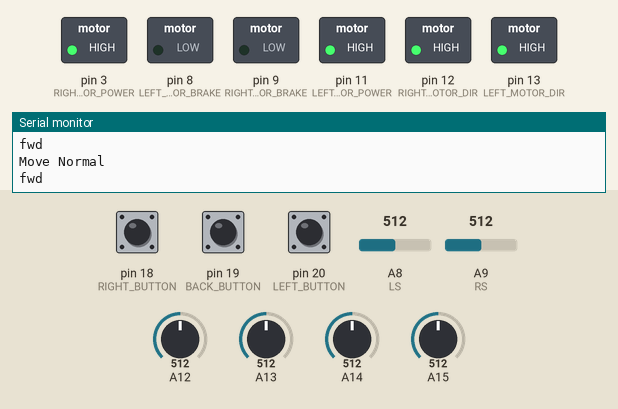
Recording of a sketch running on a simulated Arduino Mega 2560, built with avr-gcc and run on an emulated ATmega2560. Shown: switched loads named in the sketch (green lamp = pin HIGH), the last lines printed to the serial monitor. The test bench sets the inputs (shaded band); at power-on: A12 = 512, A8 (LS) = 512, A9 (RS) = 512, pin 18 (RIGHT_BUTTON) LOW, pin 19 (BACK_BUTTON) LOW, pin 20 (LEFT_BUTTON) LOW, A13 = 512, A14 = 512, A15 = 512.

Above: at 1.2 s.
1.3 s: A12 set to 450
2.8 s: A12 set to 433
At 4.2 s:
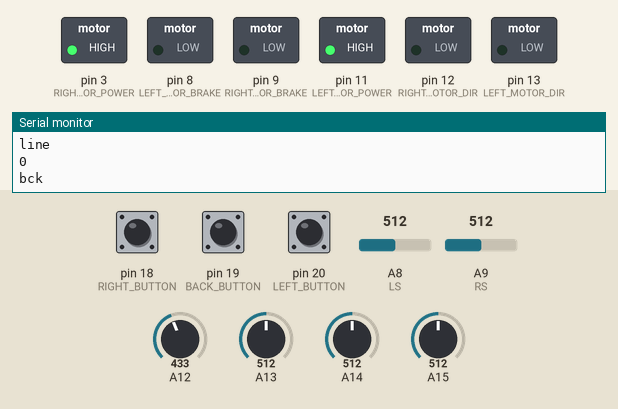
4.5 s: A12 set to 610
At 5.7 s:
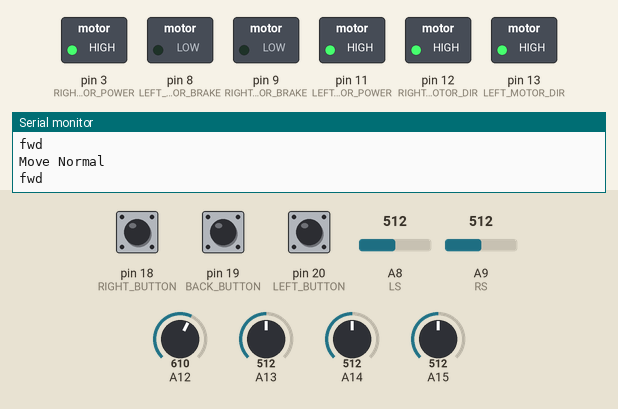
6.0 s: A8 (LS) set to 190
9.0 s: A8 (LS) set to 166
At 10.2 s:
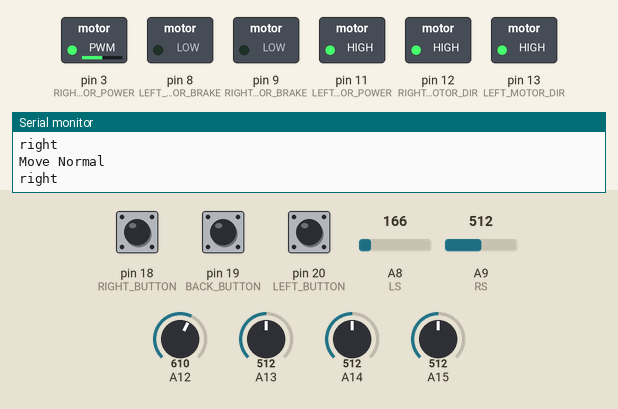
10.5 s: A9 (RS) set to 100
At 12.0 s:
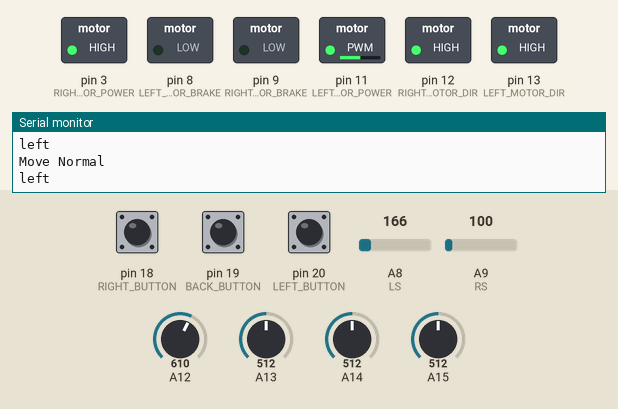
Timing chart, 0 to 13.0 s (numbered marks = the images above; inputs shaded):
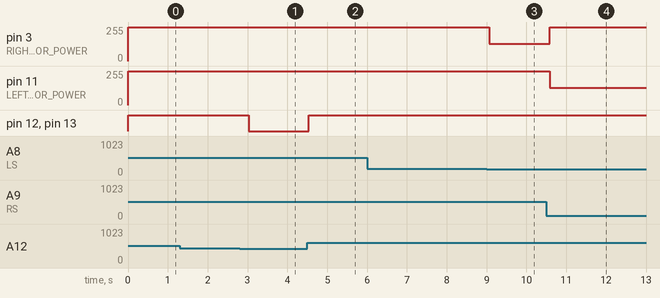

The sketch:

main.ino
```cpp
//collects data from an analog sensor

//TODO: Integrate Light Sensor
//TODO: Integrate Gyro
//TODO: STATES!!!!!
    // probably need to do something that puts the robot into a state where it will get back to the point that it can move normally before allowing any other movements except for those of higher priority

#define RS A9 // Right Sensor (looking at it from the front with wires going up)
#define LS A8 // Left Sensor
#define NUM_READINGS 10
#define DETECTION_THRESHOLD 350 // mm
#define LARGE_THRESHOLD 600
#define SMALL_THRESHOLD 350

//accelerometer, just use one axis (for now) we dont need to look at all of the axes.
#define ACC_Y A4
#define ACC_UPPER_THRESHOLD 85
#define ACC_LOWER_THRESHOLD 79
#define RIGHT_MOTOR_DIR 12
#define LEFT_MOTOR_DIR 13
#define RIGHT_MOTOR_POWER 3
#define LEFT_MOTOR_POWER 11
#define RIGHT_MOTOR_BRAKE 9
#define LEFT_MOTOR_BRAKE 8

//bumper buttons
#define RIGHT_BUTTON 18
#define BACK_BUTTON 19
#define LEFT_BUTTON 20

//light sensors
#define TOP_RIGHT  A12
#define BOTTOM_RIGHT A13
#define BOTTOM_LEFT A14
#define TOP_LEFT A15
#define LIGHT_THRESHOLD 110

volatile bool right_bumper, back_bumper, left_bumper;


// need threshold for pushing and detection
// if difference after detection is within a certain range after detection, then go straight, outside that range but below some other threshold, rotate the robot, if its an incredibly large distance, the sensor is screwy (assuming both values are below detection threshold

void setup() {
    //Setup sensors
    Serial.begin(9600);
    pinMode(RS, INPUT);
    pinMode(LS, INPUT);

    //Setup Channel A
    pinMode(RIGHT_MOTOR_DIR, OUTPUT); //Initiates Motor Channel A pin
    pinMode(RIGHT_MOTOR_BRAKE, OUTPUT); //Initiates Brake Channel A pin

    //Setup Channel B
    pinMode(LEFT_MOTOR_DIR, OUTPUT); //Initiates Motor Channel A pin
    pinMode(LEFT_MOTOR_BRAKE, OUTPUT);  //Initiates Brake Channel A pin

    right_bumper = 0;
    back_bumper = 0;
    left_bumper = 0;

//    attachInterrupt(digitalPinToInterrupt(RIGHT_BUTTON), right_isr, HIGH);
//    attachInterrupt(digitalPinToInterrupt(BACK_BUTTON), back_isr, HIGH);
//    attachInterrupt(digitalPinToInterrupt(LEFT_BUTTON), left_isr, HIGH);
//
//    attachInterrupt(digitalPinToInterrupt(RIGHT_BUTTON), right_isf, LOW);
//    attachInterrupt(digitalPinToInterrupt(BACK_BUTTON), back_isf, LOW);
//    attachInterrupt(digitalPinToInterrupt(LEFT_BUTTON), left_isf, LOW);

}

void loop() {
    uint16_t right_value, left_value, y_rotation;
    bool front_right_light, front_left_light, back_right_light, back_left_light; // corresponding pos codes: 0, 1, 2, 3


    // read the light sensors
    read_light_sensors(&front_right_light, &back_right_light, &back_left_light, &front_left_light);

    // check if light sensors detected the line
    //NOTE: Currently assuming only 1 flag will be active at a time. Not really
    if (front_right_light || front_left_light || back_right_light || back_left_light) {
        Serial.println("line");
        // determine which sensor detected the line
        int pos;
        if (front_right_light) pos = 0;
        else if (front_left_light) pos = 1;
        else if (back_right_light) pos = 2;
        else if (back_left_light) pos = 3;

        line_move(pos);
    }
    // if the light sensors did not check a line, go through the rest of the sensors
    else {
        // read bumpers
        read_bumpers();
        // if one of the bumpers was pressed
        if (right_bumper || back_bumper || left_bumper) {
            bumper_move();
        }
        // now check the gyros since the bumpers were not pressed
        else {
//            // read gyro
//            read_gyro(&y_rotation);
//            // if the robot is tilted
//            if (y_rotation < ACC_LOWER_THRESHOLD || y_rotation > ACC_UPPER_THRESHOLD) {
//                gyro_move(y_rotation);
//            }
//            // otherwise just move normally - looking out for the other bot
//            else {
                read_ir_sensors(&right_value, &left_value);
                move_normal(right_value, left_value);
//            }
        }


    }

    delay(500); // wait for this much time before printing next value
}

void read_ir_sensors(uint16_t *right_value, uint16_t *left_value) {
    *right_value = get_sensor_reading(RS);
    *left_value = get_sensor_reading(LS);
}

void read_gyro(uint16_t *y_rotation) {
    //if the output is between 75 and 85 it is probabily flat.
    *y_rotation = get_rotation(ACC_Y);
}

void read_bumpers() {
    right_bumper = digitalRead(RIGHT_BUTTON);
    left_bumper = digitalRead(LEFT_BUTTON);
    back_bumper = digitalRead(BACK_BUTTON);
    if(right_bumper == HIGH){
        Serial.println("RIGHT button");
    }
    if(left_bumper == HIGH){
        Serial.println("LEFT button");
    }
    if(back_bumper == HIGH){
        Serial.println("BACK button");
    }
}

void read_light_sensors(bool *front_right_light, bool *back_right_light, bool *back_left_light, bool *front_left_light) {
    *front_right_light = get_tape_status(TOP_RIGHT);
    *front_left_light = get_tape_status(TOP_LEFT);
    *back_left_light = get_tape_status(BOTTOM_LEFT);
    *back_right_light = get_tape_status(BOTTOM_RIGHT);
}

// This is very basic right now, but we can modify once we figure out what we need.
void line_move(int pos) {
    Serial.println(pos);
    if (pos < 2) bck();
    else fwd();
}

// also resets bumper flags
void bumper_move() {
    fwd();//maybe dont move fwrd for back bumper
}

void gyro_move(uint16_t y_rotation) {
    Serial.print(y_rotation);
    if (y_rotation < ACC_LOWER_THRESHOLD) {
        Serial.print("tilted up");
        bck();
    }
    else if (y_rotation > ACC_UPPER_THRESHOLD) {
        Serial.print("tilted down");
        fwd();
    }
}


/* POSSIBLE CASES:
 *
 * Right sensor huge value, left reasonable
 *  Reaction: Turn CCW
 * Right sensor reasonable, left huge
 *  Reaction: Turn CW
 *
 * Right sensor Tiny, left reasonable
 *  Reaction: Forward (And slightly right)
 * Right sensor reasonable, left tiny
 *  Reaction: Forward (And slightly left)
 *
 * Right sensor huge, left tiny
 *  Reaction: Forward (And Left)
 * Right sensor tiny, left huge
 *  Reaction: Forward (And Right)
 *
 * Both sensors in huge range
 *  Reaction: Forward/Search
 *
 * Both sensors in tiny range
 *  Reaction: Forward
 *
 * Both sensors in reasonable range
 *  Reaction: Turn in Dir of Closer sensor
 *
 * HUGE Threshold: 600
 * TINY Threshold: 350
 * If within 10%, Don't worry about turning
 */
void move_normal(uint16_t right_value, uint16_t left_value) {
    bool right_large = right_value > LARGE_THRESHOLD;
    bool left_large = left_value > LARGE_THRESHOLD;
    bool right_small = right_value < SMALL_THRESHOLD;
    bool left_small = left_value < SMALL_THRESHOLD;
    Serial.println("Move Normal");
    if (right_small) {
        if (left_small) {
            //Forward
            fwd();
        }
        else if (left_large) {
            //Turn right
            right();

        }
        else {
            //Turn right
            right();

        }
    }
    else if (right_large) {
        if (left_small) {
            //Turn left
            left();

        }
        else if (left_large) {
            //Forward
            fwd();

        }
        else {
            //Turn left
            left();

        }
    }
    else {
        if (left_small) {
            //Turn left
            left();

        }
        else if (left_large) {
            //Turn right
            right();

        }
        else {
            //RATIO
            rightMotor((int) ((right_value - SMALL_THRESHOLD) * 255 / (LARGE_THRESHOLD - SMALL_THRESHOLD)));
            leftMotor((int) ((left_value - SMALL_THRESHOLD) * 255 / (LARGE_THRESHOLD - SMALL_THRESHOLD)));

        }
    }
}

void rightMotor(int power) {
    if (power == 0) {
        digitalWrite(RIGHT_MOTOR_BRAKE, HIGH);
        analogWrite(RIGHT_MOTOR_POWER, 0);
    }
    else {
        digitalWrite(RIGHT_MOTOR_BRAKE, LOW);
    if (power < 0) {
        digitalWrite(RIGHT_MOTOR_DIR, LOW);
    }
    else {
        digitalWrite(RIGHT_MOTOR_DIR, HIGH);
    }
        analogWrite(RIGHT_MOTOR_POWER, abs(power));
    }
}

void leftMotor(int power) {
    if (power == 0) {
        digitalWrite(LEFT_MOTOR_BRAKE, HIGH);
        analogWrite(LEFT_MOTOR_POWER, 0);
    }
    else {
        digitalWrite(LEFT_MOTOR_BRAKE, LOW);
    if (power < 0) {
        digitalWrite(LEFT_MOTOR_DIR, LOW);
    }
    else {
        digitalWrite(LEFT_MOTOR_DIR, HIGH);
    }
        analogWrite(LEFT_MOTOR_POWER, abs(power));
    }
}

void fwd() {
    leftMotor(255);
    rightMotor(255);
    Serial.println("fwd");
}


void bck() {
    leftMotor(-255);
    rightMotor(-255);
    Serial.println("bck");
}

void left() {
    leftMotor(128);
    rightMotor(255);
    Serial.println("left");
}

void right() {
    leftMotor(255);
    rightMotor(128);
    Serial.println("right");
}

uint16_t get_sensor_reading(uint8_t sensor) {
    uint16_t reading = 0;
    for (int i = 0; i < NUM_READINGS; i++) {
        reading += get_gp2d12(analogRead(sensor));
    }
    return reading / NUM_READINGS;
}

bool get_tape_status(uint8_t sensor){
    // read sensor, map to new range, check if less than threshold - if so then there is white tape
    return map(analogRead(sensor), 0, 1023, 0, 255) < LIGHT_THRESHOLD;
}

uint16_t get_rotation(uint8_t ACC){
    uint16_t sv = analogRead(ACC);
    return map(sv, 0, 1023, 0, 255);
}

// converts sensor reading to mm
uint16_t get_gp2d12 (uint16_t value) {
    if (value < 10) value = 10;
    return ((67870.0 / (value - 3.0)) - 40.0);
}

void right_isr() {
    right_bumper = 1;
}

void left_isr() {
    left_bumper = 1;
}

void back_isr() {
    back_bumper = 1;
}


void right_isf() {
    right_bumper = 0;
}

void left_isf() {
    left_bumper = 0;
}

void back_isf() {
    back_bumper = 0;
}
```

Measured:
- the behaviour switches between 442 and 441 on A12 (found by bisection; images 0 and 1)
- the behaviour switches between 178 and 177 on A8 (LS) (found by bisection; images 2 and 3)
- after the input at 2.8 s, pin 12 (RIGHT_MOTOR_DIR), pin 13 (LEFT_MOTOR_DIR): HIGH → LOW after 0.23 s
- after the input at 4.5 s, pin 12 (RIGHT_MOTOR_DIR), pin 13 (LEFT_MOTOR_DIR): LOW → HIGH at once
- after the input at 9.0 s, pin 3 (RIGHT_MOTOR_POWER): 255/255 → 128/255 after 0.07 s
- after the input at 10.5 s, pin 3 (RIGHT_MOTOR_POWER): 128/255 → 255/255 after 0.08 s; pin 11 (LEFT_MOTOR_POWER): 255/255 → 128/255 after 0.08 s
